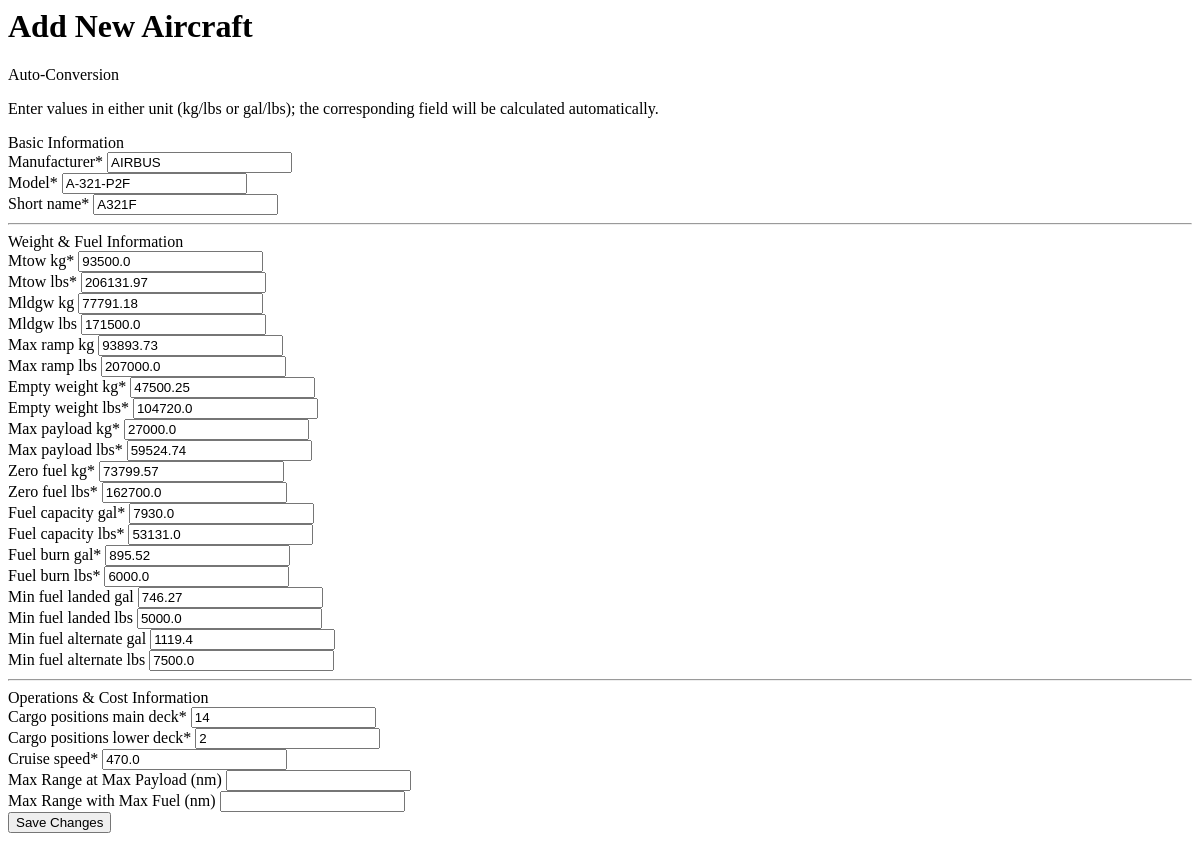
The page /edit-aircraft/1/ on the database as committed earlier.
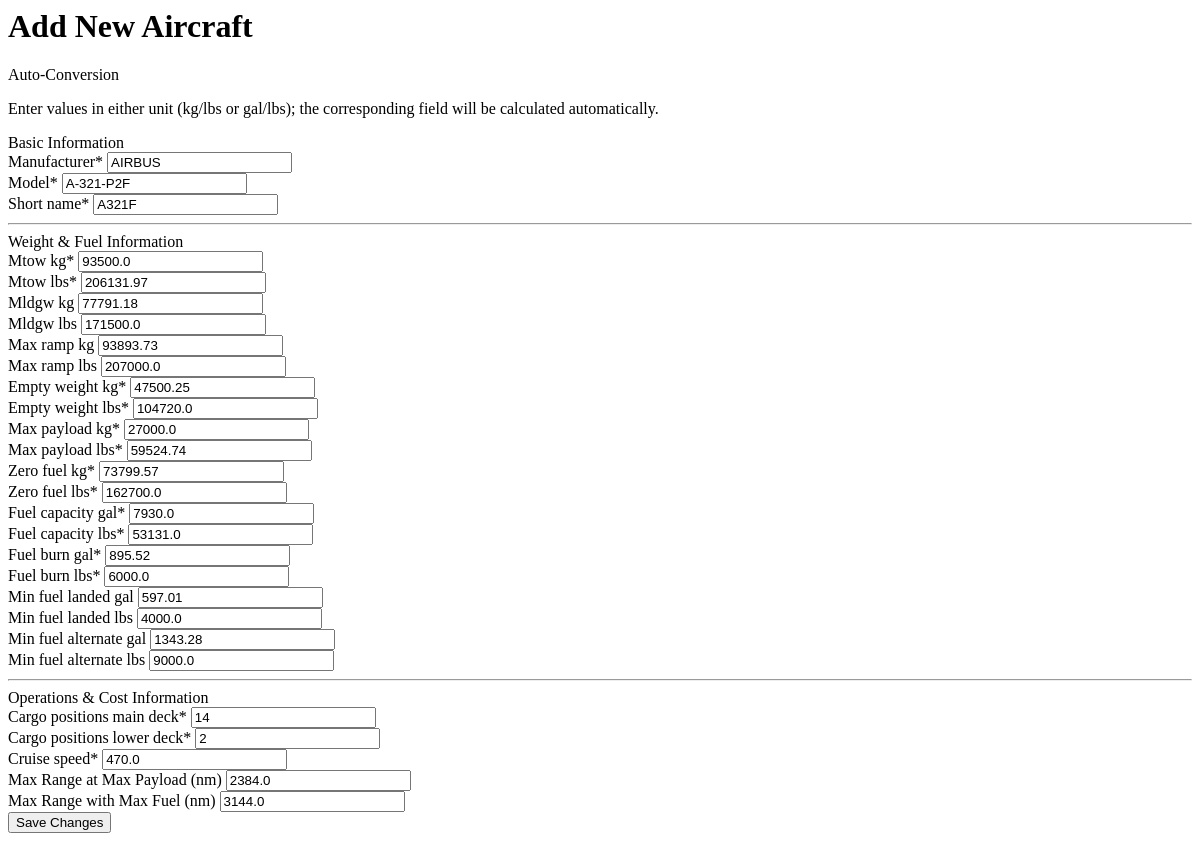
The same page on the database as committed later.
### main/models.py (models this page shows, shortened)
class Aircraft(models.Model):
	aircraft_id = models.CharField(max_length=64, unique=True)
	manufacturer = models.CharField(max_length=64)
	model = models.CharField(max_length=64)
	short_name = models.CharField(max_length=32)
	mtow_kg = models.FloatField()
	mtow_lbs = models.FloatField()
	mldgw_kg = models.FloatField(blank=True, null=True)
	mldgw_lbs = models.FloatField(blank=True, null=True)
	zero_fuel_kg = models.FloatField()
	zero_fuel_lbs = models.FloatField()
	max_ramp_kg = models.FloatField(blank=True, null=True)
	max_ramp_lbs = models.FloatField(blank=True, null=True)
	empty_weight_kg = models.FloatField()
	empty_weight_lbs = models.FloatField()
	max_payload_kg = models.FloatField()
	max_payload_lbs = models.FloatField()
	fuel_capacity_gal = models.FloatField()
	fuel_capacity_lbs = models.FloatField()
	fuel_burn_gal = models.FloatField()
	fuel_burn_lbs = models.FloatField()
	min_fuel_landed_gal = models.FloatField(blank=True, null=True)
	min_fuel_landed_lbs = models.FloatField(blank=True, null=True)
	min_fuel_alternate_gal = models.FloatField(blank=True, null=True)
	min_fuel_alternate_lbs = models.FloatField(blank=True, null=True)
	cargo_positions_main_deck = models.IntegerField()
	cargo_positions_lower_deck = models.IntegerField()
	cruise_speed = models.FloatField()
	max_range_at_max_payload = models.FloatField(blank=True, null=True, verbose_name="Max Range at Max Payload (nm)")
	max_range_with_max_fuel = models.FloatField(blank=True, null=True, verbose_name="Max Range with Max Fuel (nm)")

### main/views.py (the view)
# urls.py: path('edit-aircraft/<int:pk>/', views.edit_aircraft, name='edit_aircraft'),
def edit_aircraft(request, pk):
	aircraft = Aircraft.objects.get(pk=pk)
	if request.method == 'POST':
		form = AircraftForm(request.POST, instance=aircraft)
		if form.is_valid():
			form.save()
			update_routes_on_change()
			if request.headers.get('x-requested-with') == 'XMLHttpRequest':
				return JsonResponse({'success': True})
			return redirect('home')
		if request.headers.get('x-requested-with') == 'XMLHttpRequest':
			return JsonResponse({'success': False, 'errors': form.errors}, status=400)
	else:
		form = AircraftForm(instance=aircraft)
	return render(request, 'add_aircraft.html', {'form': form, 'edit_mode': True, 'aircraft_id': pk})

### main/forms.py
class AircraftForm(forms.ModelForm):
    class Meta:
        model = Aircraft
        fields = [
            'manufacturer', 'model', 'short_name',
            'mtow_kg', 'mtow_lbs',
            'mldgw_kg', 'mldgw_lbs',
            'zero_fuel_kg', 'zero_fuel_lbs',
            'max_ramp_kg', 'max_ramp_lbs',
            'empty_weight_kg', 'empty_weight_lbs',
            'max_payload_kg', 'max_payload_lbs',
            'fuel_capacity_gal', 'fuel_capacity_lbs',
            'fuel_burn_gal', 'fuel_burn_lbs',
            'min_fuel_landed_gal', 'min_fuel_landed_lbs',
            'min_fuel_alternate_gal', 'min_fuel_alternate_lbs',
            'cargo_positions_main_deck', 'cargo_positions_lower_deck',
            'cruise_speed',
            'max_range_at_max_payload',
            'max_range_with_max_fuel'
        ]
        widgets = {field: forms.TextInput(attrs={'class': 'aircraft-form-control'}) for field in fields}

### templates/add_aircraft.html (shortened to what this page needs)
{% load crispy_forms_tags %}
{% if form %}
<div class="tab-content-inner aircraft-form-page">
  <div class="aircraft-header">
    <h1 class="aircraft-title">Add New Aircraft</h1>
  </div>
  <div class="conversion-note">
    <div class="conversion-note-title">Auto-Conversion</div>
    <p>Enter values in either unit (kg/lbs or gal/lbs); the corresponding field will be calculated automatically.</p>
  </div>
  <div class="aircraft-form-container">
    <form method="post" action="{% if edit_mode %}/edit-aircraft/{{ aircraft_id }}/{% else %}/add-aircraft/{% endif %}" id="aircraft-form">
      <div class="aircraft-form-section">
        <div class="aircraft-section-title">Basic Information</div>
        <div class="aircraft-form-row three-col">
          {{ form.manufacturer|as_crispy_field }}
          {{ form.model|as_crispy_field }}
          {{ form.short_name|as_crispy_field }}
        </div>
      </div>
      <hr class="aircraft-section-separator" />
      <div class="aircraft-form-section">
        <div class="aircraft-section-title">Weight & Fuel Information</div>
        <div class="aircraft-form-row three-col">
          {{ form.mtow_kg|as_crispy_field }}
          {{ form.mtow_lbs|as_crispy_field }}
          {{ form.mldgw_kg|as_crispy_field }}
          {{ form.mldgw_lbs|as_crispy_field }}
          {{ form.max_ramp_kg|as_crispy_field }}
          {{ form.max_ramp_lbs|as_crispy_field }}
          {{ form.empty_weight_kg|as_crispy_field }}
          {{ form.empty_weight_lbs|as_crispy_field }}
          {{ form.max_payload_kg|as_crispy_field }}
          {{ form.max_payload_lbs|as_crispy_field }}
          {{ form.zero_fuel_kg|as_crispy_field }}
          {{ form.zero_fuel_lbs|as_crispy_field }}
          {{ form.fuel_capacity_gal|as_crispy_field }}
          {{ form.fuel_capacity_lbs|as_crispy_field }}
          {{ form.fuel_burn_gal|as_crispy_field }}
          {{ form.fuel_burn_lbs|as_crispy_field }}
          {{ form.min_fuel_landed_gal|as_crispy_field }}
          {{ form.min_fuel_landed_lbs|as_crispy_field }}
          {{ form.min_fuel_alternate_gal|as_crispy_field }}
          {{ form.min_fuel_alternate_lbs|as_crispy_field }}
        </div>
      </div>
      <hr class="aircraft-section-separator" />
      <div class="aircraft-form-section">
        <div class="aircraft-section-title">Operations &amp; Cost Information</div>
        <div class="aircraft-form-row three-col">
          {{ form.cargo_positions_main_deck|as_crispy_field }}
          {{ form.cargo_positions_lower_deck|as_crispy_field }}
          {{ form.cruise_speed|as_crispy_field }}
          {{ form.max_range_at_max_payload|as_crispy_field }}
          {{ form.max_range_with_max_fuel|as_crispy_field }}
        </div>
      </div>
      <button type="submit" class="aircraft-btn">{% if edit_mode %}Save Changes{% else %}Add Aircraft{% endif %}</button>
    </form>
  </div>
</div>
{% endif %}

Rows that differ between the two databases and show on the page:
changed Aircraft "AIRBUS": min_fuel_landed_gal "746.27" → "597.01"; min_fuel_landed_lbs "5000.0" → "4000.0"; min_fuel_alternate_gal "1119.4" → "1343.28"; min_fuel_alternate_lbs "7500.0" → "9000.0"; max_range_at_max_payload (not shown) → "2384.0"; max_range_with_max_fuel (not shown) → "3144.0"
